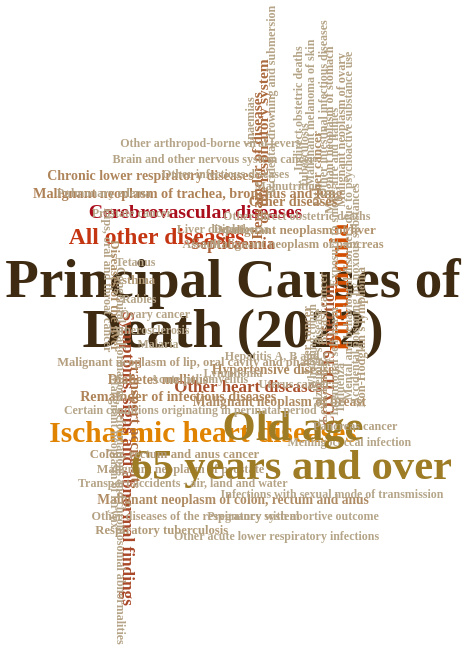

Write a Vega-Lite specification for this figure.
### Vega-Lite specification from a JSON file in a GitHub repository (floating-point values rounded to 4 significant figures)
{"$schema": "https://vega.github.io/schema/vega-lite/v5.json", "config": {"font": "Lilita One", "view": {"stroke": ""}}, "width": "container", "height": 500, "background": null, "data": {"values": [{"word": "Principal Causes of", "count": 50000, "x": 200, "y": 205, "angle": 0, "Causes of Death": "Principal Causes of Death (2022)", "Death Cases": 206525}, {"word": "Death (2022)", "count": 50000, "x": 200, "y": 170, "angle": 0, "Causes of Death": "Principal Causes of Death (2022)", "Death Cases": 206525}, {"word": "Ischaemic heart diseases", "count": 20322, "x": 160, "y": 98, "angle": 0, "Causes of Death": "Ischaemic heart diseases", "Death Cases": 20322}, {"word": "Pneumonia", "count": 16770, "x": 343, "y": 200, "angle": -90, "Causes of Death": "Pneumonia", "Death Cases": 16770}, {"word": "All other diseases", "count": 13541, "x": 98, "y": 235, "angle": 0, "Causes of Death": "All other diseases", "Death Cases": 13541}, {"word": "Cerebrovascular diseases", "count": 9149, "x": 150, "y": 253, "angle": 0, "Causes of Death": "Cerebrovascular diseases", "Death Cases": 9149}, {"word": "Symptoms, signs and abnormal findings", "count": 6114, "x": 60, "y": 80, "angle": 90, "Causes of Death": "Symptoms, signs and abnormal findings", "Death Cases": 6114}, {"word": "Other heart diseases", "count": 5774, "x": 220, "y": 130, "angle": 0, "Causes of Death": "Other heart diseases", "Death Cases": 5774}, {"word": "COVID-19 infection", "count": 5314, "x": 328, "y": 152, "angle": -90, "Causes of Death": "COVID-19 infection", "Death Cases": 5314}, {"word": "Septicaemia", "count": 5006, "x": 200, "y": 230, "angle": 0, "Causes of Death": "Septicaemia", "Death Cases": 5006}, {"word": "Remainder of diseases", "count": 4131, "x": 232, "y": 285, "angle": -90, "Causes of Death": "Remainder of diseases of the respiratory system", "Death Cases": 4131}, {"word": "of the respiratory system", "count": 4131, "x": 240, "y": 302, "angle": -90, "Causes of Death": "Remainder of diseases of the respiratory system", "Death Cases": 4131}, {"word": "Transport accidents", "count": 4012, "x": 70, "y": 105, "angle": 90, "Causes of Death": "Transport accidents", "Death Cases": 4012}, {"word": "Malignant neoplasm of trachea, bronchus and lung", "count": 2644, "x": 140, "y": 265, "angle": 0, "Causes of Death": "Malignant neoplasm of trachea, bronchus and lung", "Death Cases": 2644}, {"word": "Remainder of infectious diseases", "count": 2573, "x": 127, "y": 123, "angle": 0, "Causes of Death": "Remainder of infectious diseases", "Death Cases": 2573}, {"word": "Chronic lower respiratory diseases", "count": 2324, "x": 90, "y": 278, "angle": 0, "Causes of Death": "Chronic lower respiratory diseases", "Death Cases": 2324}, {"word": "Hypertensive diseases", "count": 2123, "x": 257, "y": 142, "angle": 0, "Causes of Death": "Hypertensive diseases", "Death Cases": 2123}, {"word": "Diabetes mellitus", "count": 2085, "x": 100, "y": 135, "angle": 0, "Causes of Death": "Diabetes mellitus", "Death Cases": 2085}, {"word": "Malignant neoplasm of breast", "count": 1922, "x": 262, "y": 120, "angle": 0, "Causes of Death": "Malignant neoplasm of breast", "Death Cases": 1922}, {"word": "Malignant neoplasm of colon, rectum and anus", "count": 1894, "x": 200, "y": 51, "angle": 0, "Causes of Death": "Malignant neoplasm of colon, rectum and anus", "Death Cases": 1894}, {"word": "Diseases of the liver", "count": 1552, "x": 42, "y": 194, "angle": 90, "Causes of Death": "Diseases of the liver", "Death Cases": 1552}, {"word": "Malignant neoplasm of liver", "count": 1389, "x": 285, "y": 240, "angle": 0, "Causes of Death": "Malignant neoplasm of liver", "Death Cases": 1389}, {"word": "Respiratory tuberculosis", "count": 811, "x": 105, "y": 30, "angle": 0, "Causes of Death": "Respiratory tuberculosis", "Death Cases": 811}, {"word": "Leukaemia", "count": 725, "x": 320, "y": 126, "angle": -90, "Causes of Death": "Leukaemia", "Death Cases": 725}, {"word": "Malignant neoplasm of pancreas", "count": 672, "x": 285, "y": 230, "angle": 0, "Causes of Death": "Malignant neoplasm of pancreas", "Death Cases": 672}, {"word": "Malignant neoplasm of lip, oral cavity and pharynx", "count": 603, "x": 148, "y": 148, "angle": 0, "Causes of Death": "Malignant neoplasm of lip, oral cavity and pharynx", "Death Cases": 603}, {"word": "Non-Hodgkin's lymphoma", "count": 533, "x": 371, "y": 165, "angle": -90, "Causes of Death": "Non-Hodgkin's lymphoma", "Death Cases": 533}, {"word": "Malignant neoplasm of prostate", "count": 457, "x": 130, "y": 73, "angle": 0, "Causes of Death": "Malignant neoplasm of prostate", "Death Cases": 457}, {"word": "Malignant neoplasm of ovary", "count": 403, "x": 344, "y": 310, "angle": -90, "Causes of Death": "Malignant neoplasm of ovary", "Death Cases": 403}, {"word": "Malignant neoplasm of stomach", "count": 383, "x": 328, "y": 310, "angle": -90, "Causes of Death": "Malignant neoplasm of stomach", "Death Cases": 383}, {"word": "Anaemias", "count": 231, "x": 222, "y": 315, "angle": -90, "Causes of Death": "Anaemias", "Death Cases": 231}, {"word": "Accidental drowning and submersion", "count": 89, "x": 250, "y": 330, "angle": -90, "Causes of Death": "Accidental drowning and submersion", "Death Cases": 89}, {"word": "Malignant neoplasm of larynx", "count": 72, "x": 42, "y": 85, "angle": 90, "Causes of Death": "Malignant neoplasm of larynx", "Death Cases": 72}, {"word": "Other arthropod-borne viral fevers", "count": 67, "x": 170, "y": 301, "angle": 0, "Causes of Death": "Other arthropod-borne viral fevers", "Death Cases": 67}, {"word": "Other direct obstetric deaths", "count": 53, "x": 285, "y": 250, "angle": 0, "Causes of Death": "Other direct obstetric deaths", "Death Cases": 53}, {"word": "Other intestinal infectious diseases", "count": 51, "x": 320, "y": 325, "angle": -90, "Causes of Death": "Other intestinal infectious diseases", "Death Cases": 51}, {"word": "Malnutrition", "count": 51, "x": 273, "y": 271, "angle": 0, "Causes of Death": "Malnutrition", "Death Cases": 51}, {"word": "Assault", "count": 51, "x": 158, "y": 230, "angle": 0, "Causes of Death": "Assault", "Death Cases": 51}, {"word": "Indirect obstetric deaths", "count": 33, "x": 286, "y": 325, "angle": -90, "Causes of Death": "Indirect obstetric deaths", "Death Cases": 33}, {"word": "Malignant melanoma of skin", "count": 32, "x": 303, "y": 322, "angle": -90, "Causes of Death": "Malignant melanoma of skin", "Death Cases": 32}, {"word": "Alzheimer's disease", "count": 31, "x": 313, "y": 150, "angle": -90, "Causes of Death": "Alzheimer's disease", "Death Cases": 31}, {"word": "Influenza", "count": 27, "x": 342, "y": 130, "angle": -90, "Causes of Death": "Influenza", "Death Cases": 27}, {"word": "Accidental poisoning by noxious substances", "count": 27, "x": 362, "y": 195, "angle": -90, "Causes of Death": "Accidental poisoning by noxious substances", "Death Cases": 27}, {"word": "Other acute lower respiratory infections", "count": 26, "x": 258, "y": 26, "angle": 0, "Causes of Death": "Other acute lower respiratory infections", "Death Cases": 26}, {"word": "Atherosclerosis", "count": 18, "x": 90, "y": 170, "angle": 0, "Causes of Death": "Atherosclerosis", "Death Cases": 18}, {"word": "Pregnancy with abortive outcome", "count": 16, "x": 280, "y": 40, "angle": 0, "Causes of Death": "Pregnancy with abortive outcome", "Death Cases": 16}, {"word": "Malaria", "count": 12, "x": 100, "y": 160, "angle": 0, "Causes of Death": "Malaria", "Death Cases": 12}, {"word": "Infections with sexual mode of transmission", "count": 9, "x": 332, "y": 55, "angle": 0, "Causes of Death": "Infections with sexual mode of transmission", "Death Cases": 9}, {"word": "Exposure to smoke, fire and flames", "count": 9, "x": 335, "y": 263, "angle": -90, "Causes of Death": "Exposure to smoke, fire and flames", "Death Cases": 9}, {"word": "Rabies", "count": 8, "x": 75, "y": 192, "angle": 0, "Causes of Death": "Rabies", "Death Cases": 8}, {"word": "Intentional self-harm", "count": 8, "x": 334, "y": 148, "angle": -90, "Causes of Death": "Intentional self-harm", "Death Cases": 8}, {"word": "Tetanus", "count": 2, "x": 70, "y": 218, "angle": 0, "Causes of Death": "Tetanus", "Death Cases": 2}, {"word": "Meningococcal infection", "count": 2, "x": 355, "y": 92, "angle": 0, "Causes of Death": "Meningococcal infection", "Death Cases": 2}, {"word": "Diphtheria", "count": 1, "x": 211, "y": 241, "angle": 0, "Causes of Death": "Diphtheria", "Death Cases": 1}, {"word": "Whooping cough", "count": 1, "x": 305, "y": 158, "angle": -90, "Causes of Death": "Whooping cough", "Death Cases": 1}, {"word": "Acute poliomyelitis", "count": 1, "x": 155, "y": 136, "angle": 0, "Causes of Death": "Acute poliomyelitis", "Death Cases": 1}, {"word": "Mental and behavioural disorders due to psychoactive substance use", "count": 1, "x": 353, "y": 243, "angle": -90, "Causes of Death": "Mental and behavioural disorders due to psychoactive substance use", "Death Cases": 1}, {"word": "Old age", "count": 35679, "x": 280, "y": 102, "angle": 0, "Causes of Death": "Old age 65 years and over", "Death Cases": 35679}, {"word": "65 years and over", "count": 35679, "x": 278, "y": 75, "angle": 0, "Causes of Death": "Old age 65 years and over", "Death Cases": 25679}, {"word": "Other diseases", "count": 2697, "x": 280, "y": 260, "angle": 0, "Causes of Death": "Other diseases", "Death Cases": 2697}, {"word": "Other cancer", "count": 1652, "x": 312, "y": 283, "angle": -90, "Causes of Death": "Other cancer", "Death Cases": 1652}, {"word": "Colon, rectum and anus cancer", "count": 928, "x": 122, "y": 83, "angle": 0, "Causes of Death": "Colon, rectum and anus cancer", "Death Cases": 928}, {"word": "Asthma", "count": 909, "x": 68, "y": 205, "angle": 0, "Causes of Death": "Asthma", "Death Cases": 909}, {"word": "Liver cancer", "count": 695, "x": 298, "y": 163, "angle": -90, "Causes of Death": "Liver cancer", "Death Cases": 695}, {"word": "Breast cancer", "count": 685, "x": 320, "y": 185, "angle": -90, "Causes of Death": "Breast cancer", "Death Cases": 685}, {"word": "Other diseases of the respiratory system", "count": 297, "x": 150, "y": 40, "angle": 0, "Causes of Death": "Other diseases of the respiratory system", "Death Cases": 297}, {"word": "Pancreas cancer", "count": 219, "x": 363, "y": 103, "angle": 0, "Causes of Death": "Pancreas cancer", "Death Cases": 219}, {"word": "Liver disease", "count": 209, "x": 170, "y": 241, "angle": 0, "Causes of Death": "Liver disease", "Death Cases": 209}, {"word": "Prostate cancer", "count": 196, "x": 65, "y": 252, "angle": 0, "Causes of Death": "Prostate cancer", "Death Cases": 196}, {"word": "Brain and other nervous system cancer", "count": 186, "x": 174, "y": 290, "angle": 0, "Causes of Death": "Brain and other nervous system cancer", "Death Cases": 186}, {"word": "Tuberculosis", "count": 182, "x": 295, "y": 292, "angle": -90, "Causes of Death": "Tuberculosis", "Death Cases": 182}, {"word": "Uterus cancer", "count": 166, "x": 282, "y": 132, "angle": 0, "Causes of Death": "Uterus cancer", "Death Cases": 166}, {"word": "Pulmonary edema", "count": 145, "x": 28, "y": 266, "angle": 0, "Causes of Death": "Pulmonary edema", "Death Cases": 145}, {"word": "Lips, oral and throat cancer", "count": 135, "x": 33, "y": 205, "angle": 90, "Causes of Death": "Lips, oral and throat cancer", "Death Cases": 135}, {"word": "Ovary cancer", "count": 132, "x": 96, "y": 181, "angle": 0, "Causes of Death": "Ovary cancer", "Death Cases": 132}, {"word": "Other infectious diseases", "count": 131, "x": 190, "y": 279, "angle": 0, "Causes of Death": "Other infectious diseases", "Death Cases": 131}, {"word": "Congenital malformations, deformations and chromosomal abnormalities", "count": 114, "x": 51, "y": 82, "angle": 90, "Causes of Death": "Congenital malformations, deformations and chromosomal abnormalities", "Death Cases": 114}, {"word": "Lymphoma", "count": 101, "x": 200, "y": 140, "angle": 0, "Causes of Death": "Lymphoma", "Death Cases": 101}, {"word": "Transport accidents - air, land and water", "count": 100, "x": 133, "y": 63, "angle": 0, "Causes of Death": "Transport accidents - air, land and water", "Death Cases": 100}, {"word": "Hepatitis A, B and C", "count": 58, "x": 260, "y": 152, "angle": 0, "Causes of Death": "Hepatitis A, B and C", "Death Cases": 58}, {"word": "Certain conditions originating in perinatal period", "count": 15, "x": 143, "y": 114, "angle": 0, "Causes of Death": "Certain conditions originating in perinatal period", "Death Cases": 15}]}, "mark": {"type": "text", "tooltip": true, "fontWeight": "bold", "font": "Lilita One"}, "encoding": {"x": {"field": "x", "type": "quantitative", "scale": {"domain": [0, 400]}, "axis": null}, "y": {"field": "y", "type": "quantitative", "scale": {"domain": [0, 350]}, "axis": null}, "text": {"field": "word"}, "size": {"field": "count", "type": "quantitative", "scale": {"domain": [50, 50000], "range": [12, 55]}, "legend": null}, "angle": {"field": "angle", "type": "quantitative", "scale": {"domain": [0, 360]}}, "color": {"field": "count", "type": "quantitative", "scale": {"range": ["#b5a589", "#a5021d", "#d44c00", "#e3c300", "#aa9228", "#74491f", "#3f2b12"]}, "legend": null}, "tooltip": [{"field": "Causes of Death", "title": "Cause of Death", "type": "nominal"}, {"field": "Death Cases", "type": "quantitative", "format": ","}]}}
